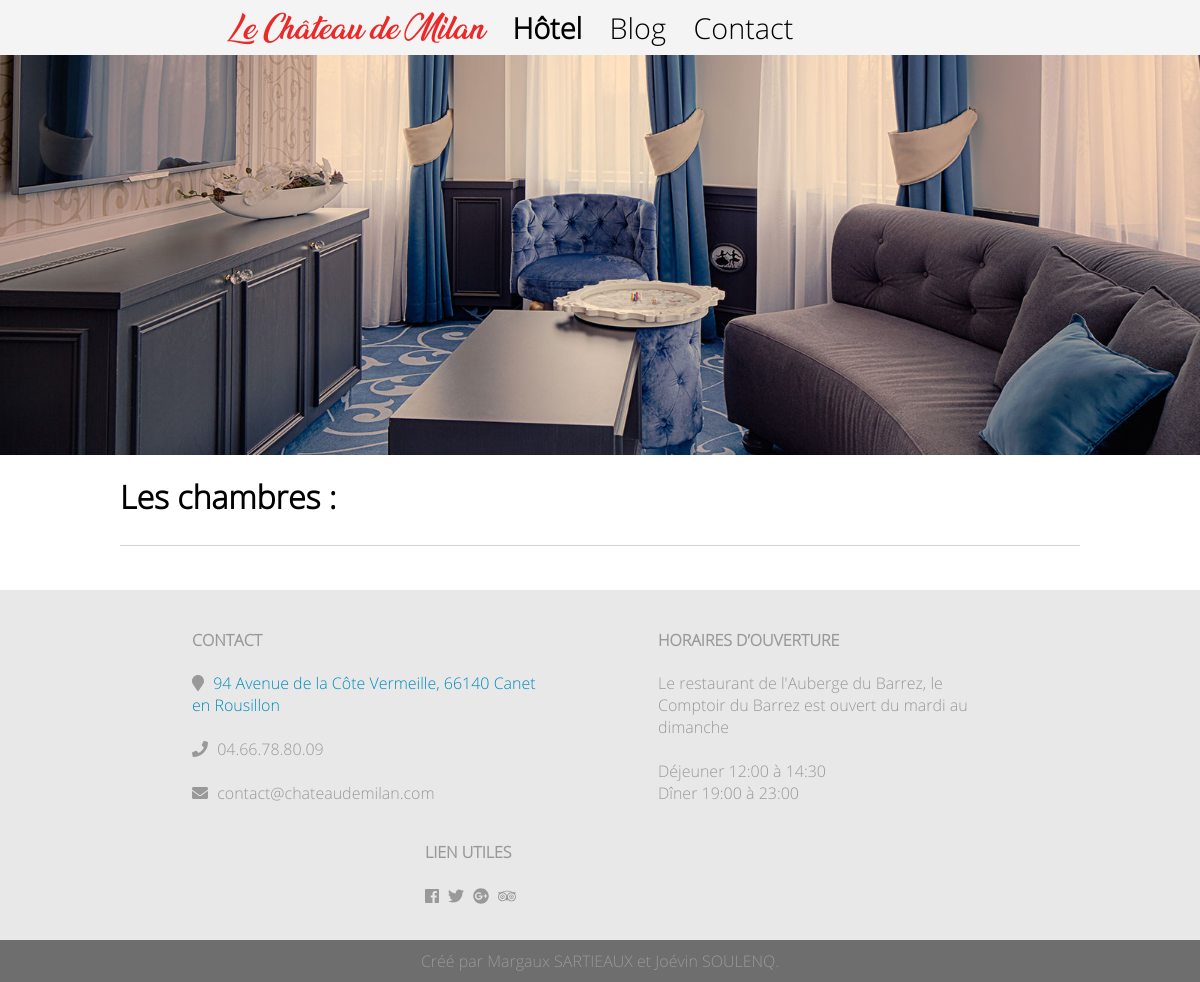
The page /hotel.php on the database as committed earlier.
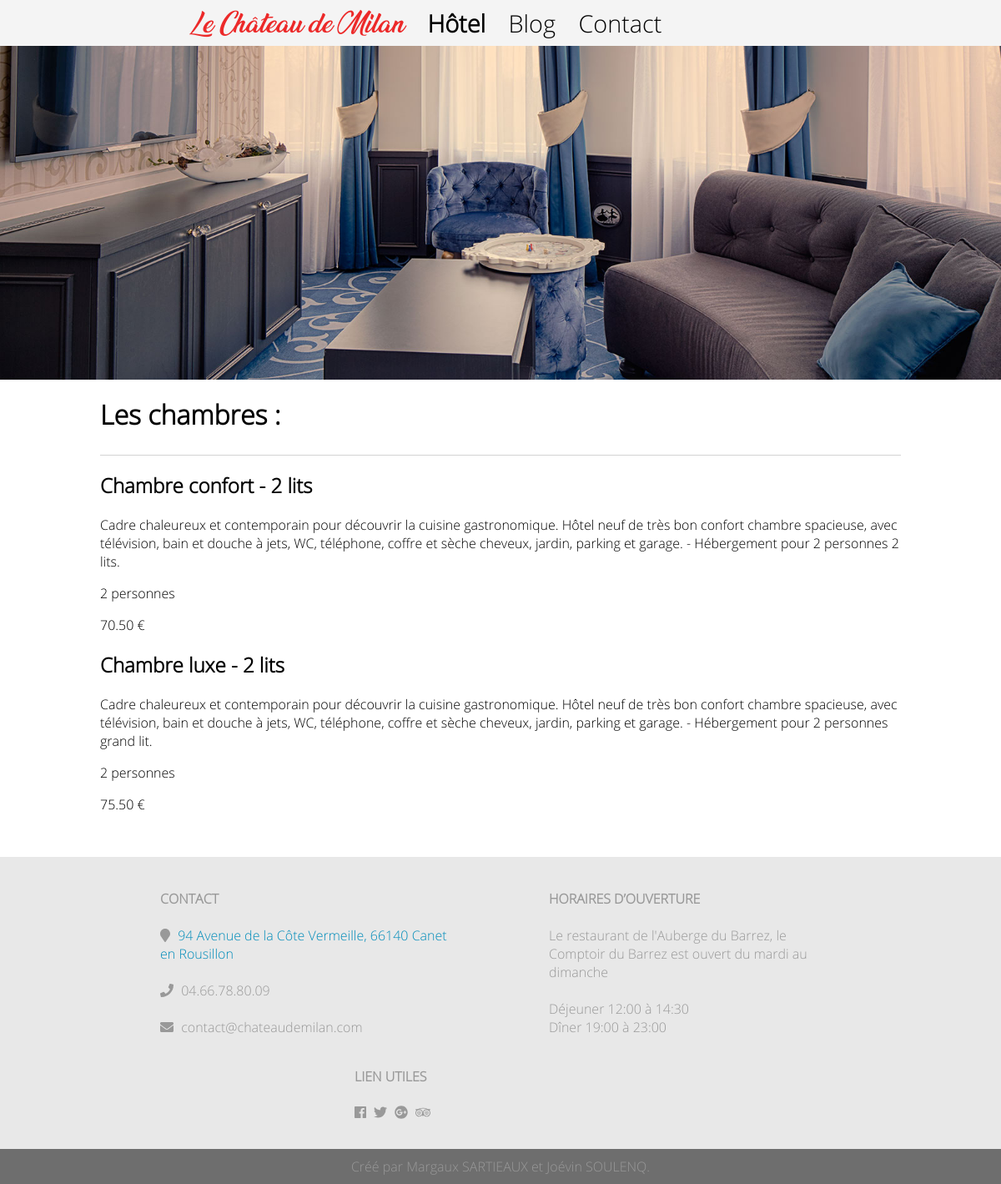
The same page on the database as committed later.
### tables this page shows
CREATE TABLE IF NOT EXISTS Chambre(
	id_chambre	INTEGER NOT NULL AUTO_INCREMENT,
	nom			VARCHAR(255) NOT NULL,
	description	TEXT NOT NULL,
	capacite	INTEGER NOT NULL,
	tarif		DECIMAL(6,2) NOT NULL,
  	PRIMARY KEY (id_chambre)
);

### hotel.php (the view, shortened to what this page needs)
<!DOCTYPE html>
<html lang="fr">
  <head>
  	<link rel="stylesheet" href="css/style.css">
  </head>
  <body>
  	<header>
        <nav class="menu-horizontal">
			<a href="index.php" class="logo">Le Château de Milan</a>
            <a href="hotel.php" class="actif">Hôtel</a>
            <a href="blog.php" class="liens">Blog</a>
            <a href="contact.php" class="liens">Contact</a>
        </nav>
    </header>
	<div id="contenu">
		<div id="carousel">
			<figure>
				<img src="img/chambre-1.jpg" alt="Chambre 1">
			</figure>
		</div>
		<section>
			<header>
			  <h1>Les chambres :</h1><hr/>
			</header>
<?php
  require "inc/config.php";
  $result = $conn->prepare('SELECT * FROM Chambre');
  $result->execute();
  while ($data = $result->fetch()) {
    $html = '<article>';
    $html .= '<h2>' . $data['nom'] . '</h2>';
    $html .= '<p>' . $data['description'] . '</p>';
    $html .= '<p>' . $data['capacite'] . ' personnes</p>';
    $html .= '<p>' . $data['tarif'] . ' €</p>';
    $html .= '</article>';
    echo $html;
  }
?>
		</section>
    	<?php require "inc/footer.php"; ?>
	</div>
  </body>
</html>

### inc/footer.php
<footer class="footer">
	<ul class="flex-container" id="first-footer">
		<li class="flex-item">
			<h4>CONTACT</h4>
			<i class="fa fa-map-marker" aria-hidden="true"></i> <a href="https://www.google.fr/maps?q=94+Avenue+de+la+C%C3%B4te+Vermeille,+66140+Canet+en+Roussillon&um=1&ie=UTF-8&sa=X&ved=0ahUKEwj7oO7t3evYAhUQZlAKHQVNCV0Q_AUICigB">  94 Avenue de la Côte Vermeille, 66140 Canet en Rousillon </a><br><br>
			<i class="fa fa-phone" aria-hidden="true"></i>  04.66.78.80.09<br><br>
			<i class="fa fa-envelope" aria-hidden="true"></i>  contact@chateaudemilan.com<br>
		</li>
		<li class="flex-item">
			<h4>HORAIRES D’OUVERTURE</h4>
			Le restaurant de l'Auberge du Barrez, le Comptoir du Barrez est ouvert du mardi au dimanche<br><br>
			Déjeuner 12:00 à 14:30<br>
			Dîner 19:00 à 23:00<br>
		</li>
		<li id ="lien-util" class="flex-item">
			<h4>LIEN UTILES</h4>
			<i class="fab fa-facebook fab-3" aria-hidden="true"></i>
			<i class="fab fa-twitter fab-3" aria-hidden="true"></i>
                  <i class="fab fa-google-plus fab-3" aria-hidden="true"></i>
                  <i class="fab fa-tripadvisor fab-3" aria-hidden="true"></i>
		</li>
	</ul>
	<ul class="end-footer">
		Créé par Margaux SARTIEAUX et Joévin SOULENQ.
	</ul>
</footer>

### css/style.css (style rules this page uses)
html { position: relative; min-height: 100%; }
body { font-family: "Open Sans", Helvetica, sans-serif; overflow-x:hidden; box-sizing: border-box; margin: 0 0 100px; }
section { position: relative; padding: 0px 10%; }
header > hr { height: 1px; background-color: lightgray; border: 0; }
h1 { font-weight: small; font-size: 2em; margin-top : 20px; }
h2 { font-weight: bold; }
a { color:#008cba; text-decoration:none; }
div#carousel img { width: 20%; height: 50vh; float: left; object-fit: cover; margin-bottom: 20px; }
div#carousel figure { position: relative; width: 500%; margin: 0; left: 0; animation: 30s slidy infinite; }
.menu-horizontal a { position: relative; color:black; padding: 10px; }
.menu-horizontal { padding: 8px 10%; font-size: 1.8em; background: #f4f4f4F4; }
a.logo { color:#ec2929; font-family: "Ananda Black", Helvetica, sans-serif; transition:margin-left 0.5s; }
a.actif { font-weight: bold; }
img { max-width: 100%; height: auto; }
#contenu { transition:margin-left 0.5s; overflow: hidden; }
footer { background-color: #e8e8e8; color:#999999; padding-top: 10px; position: absolute; min-width: 100%; margin-top: 3%; }
.flex-container { list-style: none; padding: 0; margin: 0; display: flex; flex-direction: row; flex-wrap: wrap; justify-content: center; }
.footer .flex-item { padding: 8px; width: 350px; margin: 0 50px; }
#first-footer { margin-bottom: 25px; }
.flex-item svg { margin-right: 5px; }
.end-footer { text-align: center; background-color:#6E6E6E; padding: 10px; margin:0; }
@media (min-width: 865px) { .menu-horizontal a { left:10%; } }

Rows that differ between the two databases and show on the page:
added chambre: nom "Chambre confort - 2 lits", description "Cadre chaleureux et contemporain pour découvrir la cuisine gastronomique. Hôtel neuf de très bon confort chambre spacieuse, avec télévision, bain et douche à jets, WC, téléphone, coffre et sèche cheveux, jardin, parking et garage. - Hébergement pour 2 personnes 2 lits.", capacite "2", tarif "70.50"
added chambre: nom "Chambre luxe - 2 lits", description "Cadre chaleureux et contemporain pour découvrir la cuisine gastronomique. Hôtel neuf de très bon confort chambre spacieuse, avec télévision, bain et douche à jets, WC, téléphone, coffre et sèche cheveux, jardin, parking et garage. - Hébergement pour 2 personnes grand lit.", capacite "2", tarif "75.50"
